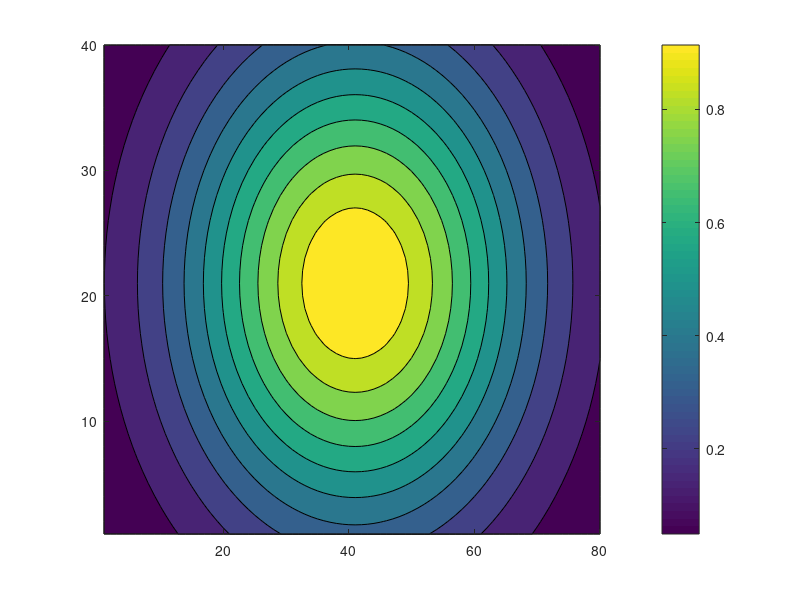

MATLAB code to generate this figure: (Note: this script raises an error after producing the figure.)
clear all
close all
%restoredefaultpath
%addpath(genpath('../../../../gsw_matlab_v3_02'))

nx=80;
ny=40;
nz=101;

x=linspace(0,2*pi*4,nx);
y=linspace(0,2*pi*4/floor(nx/ny),ny);
[X,Y]=meshgrid(x,y);
Z1=sin(X).*sin(Y);

x=linspace(0,2*pi*2,nx);
y=linspace(0,2*pi*2/floor(nx/ny),ny);
[X,Y]=meshgrid(x,y);
Z2=sin(X).*sin(Y);

s=linspace(35,37,nz);
t=linspace(15,5,nz);
p=linspace(0,4000,nz);

t=repmat(t, [nx 1]);
t=repmat(permute(t,[3 2 1]),[ny 1 1]);
t=permute(t,[2 1 3]);
s=repmat(s, [nx 1]);
s=repmat(permute(s,[3 2 1]),[ny 1 1]);
s=permute(s,[2 1 3]);
p=repmat(p, [nx 1]);
p=repmat(permute(p,[3 2 1]),[ny 1 1]);
p=permute(p,[2 1 3]);

Z1=repmat(permute(Z1,[3 1 2]),[nz 1 1]);
Z2=repmat(permute(Z2,[3 1 2]),[nz 1 1]);

%%%%%%%%%%%%%%%%%%%%
% exponential function
[XX,YY]=meshgrid(0:nx-1,0:ny-1);
cx=floor(nx/2);
cy=floor(ny/2);
ex=exp(-(1/(10*nx))*((XX-cx).^2+(nx/ny)*(YY-cy).^2));

contourf(ex)
colorbar
ex=repmat(permute(ex,[3 1 2]),[nz 1 1]);

%%%%%%%%%%%%%%%%%%%%

t=t.*(1+0.2*Z1)+20*ex;
s=s.*(1+0.02*Z2);

r=gsw_rho(s,t,0*p);

lat=linspace(-80,80,ny);
lon=linspace(0,360,nx+1);
lon=lon(1:end-1);

lat=repmat(lat, [nx 1]);
lats=repmat(permute(lat,[3 2 1]),[nz 1 1]);

lon=repmat(lon, [ny 1]);
longs=repmat(permute(lon,[3 1 2]),[nz 1 1]);

figure
contourf(squeeze(r(1,:,:)))
colorbar
figure
contourf(squeeze(r(:,8,:)))
colorbar


ct=t;
vars = {'s','ct','p','lats','longs'};
save('data/input_data.mat',vars{:})
